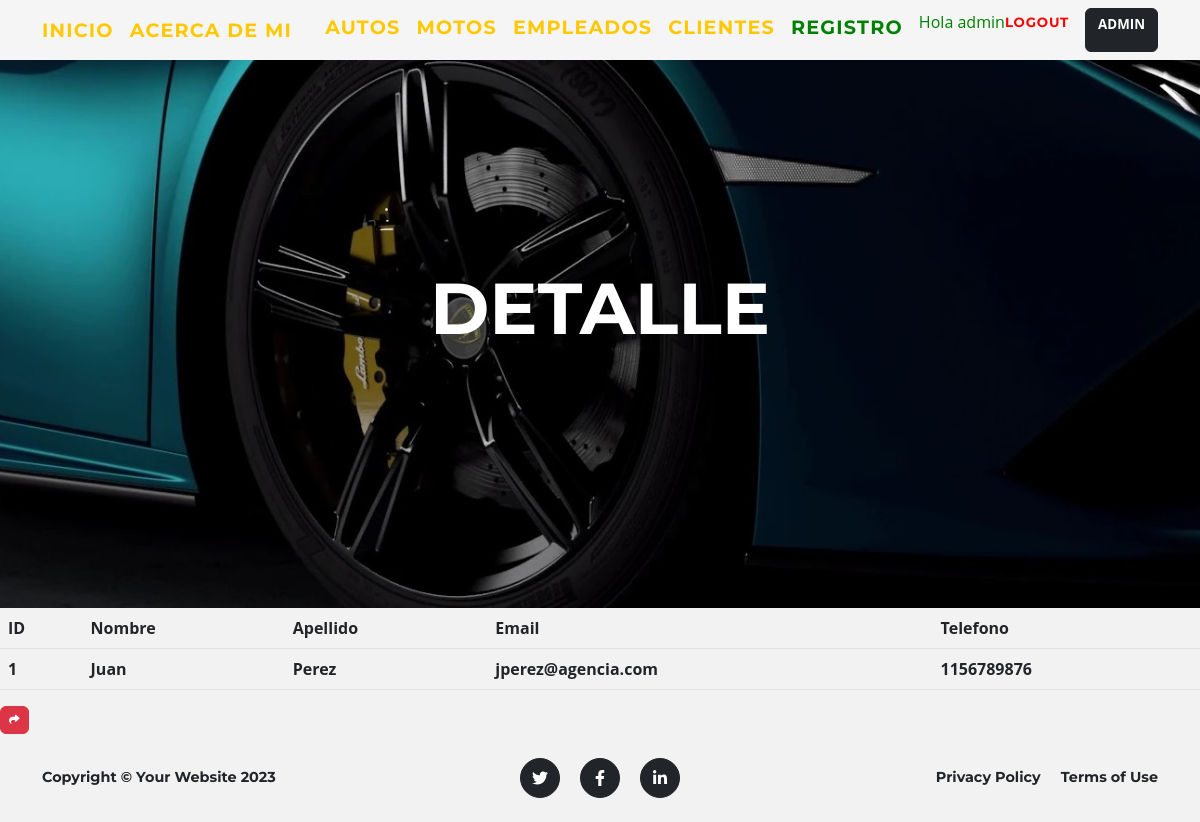
Page /aplicacion/detail_empleado/1/ (signed in) on the committed database.
### aplicacion/models.py (models this page shows, shortened)
class Empleado(models.Model):
    nombre = models.CharField(max_length=50)
    apellido = models.CharField(max_length=50)
    email = models.EmailField()
    telefono = models.IntegerField()

### aplicacion/views.py (the view)
# urls.py: path('detail_empleado/<int:pk>/', EmpleadoDetalle.as_view(), name="detail_empleado"),
class EmpleadoDetalle(LoginRequiredMixin, DetailView):
    model = Empleado
    template_name = "aplicacion/empleados_detail.html"

### aplicacion/templates/aplicacion/empleados_detail.html (shortened to what this page needs)
{% extends 'aplicacion/base.html' %}
{% load static %}
{% block cabecera %}
    <div class="container">
        <div class="masthead-heading text-uppercase">Detalle</div>
    </div>
{% endblock cabecera %}
{% block contenido %}
<table class="table">
    <thead>
        <tr>
            <th>ID</th>
            <th>Nombre</th>
            <th>Apellido</th>
            <th>Email</th>
            <th>Telefono</th>
        </tr>
    </thead>
    <tbody>
        <tr>
            <td>{{empleado.id}}</td>
            <td>{{empleado.nombre}}</td>
            <td>{{empleado.apellido}}</td>
            <td>{{empleado.email}}</td>
            <td>{{empleado.telefono}}</td>
        </tr>
    </tbody>
</table>
<a
href="{% url 'empleados' %}"
class="btn btn-danger"
style="--bs-btn-padding-y: .25rem; --bs-btn-padding-x: .5rem; --bs-btn-font-size: .75rem;"
><i class="fa fa-share fa-sm" title="List Back">Volver</i>
</a>
{% endblock contenido %}

### aplicacion/templates/aplicacion/base.html (shortened to what this page needs)
<!DOCTYPE html>
<html lang="en">
    <head>
        {% load static %}
        <link href="{% static 'aplicacion/css/styles.css' %}" rel="stylesheet" />
    </head>
    <body id="page-top">
        <nav class="navbar navbar-expand-lg navbar-dark fixed-top pt-2 pb-2" id="mainNav" style="background-color: whitesmoke;" >
            <div class="container">
                <a class="navbar-brand" style="font-size:larger;"  href="{% url 'inicio' %}">Inicio</a>
                <a class="navbar-brand" style="font-size:larger;" href="{% url 'aboutme' %}">Acerca de Mi</a>
                <div class="collapse navbar-collapse" id="navbarResponsive">
                    <ul class="navbar-nav text-lg-start ms-auto py-6 py-lg-0">
                        {% if user.is_authenticated %}
                        <a class="navbar-brand" style="font-size:larger;" href="{% url 'autos' %}">Autos</a>
                        <a class="navbar-brand" style="font-size:larger;" href="{% url 'motos' %}">Motos</a>
                        <a class="navbar-brand" style="font-size:larger;" href="{% url 'empleados' %}">Empleados</a>
                        <a class="navbar-brand" style="font-size:larger;" href="{% url 'clientes' %}">Clientes</a>
                        <a class="navbar-brand" style="font-size:larger; color: green;" href="{% url 'register' %}">Registro</a>
                        <p style="color:green"> Hola {{ user.username }}</b></p>
                        <a class="navbar-brand" style="font-size:smaller; color: red;" href="{% url 'logout' %}">Logout</a>
                        <a class="btn btn-dark" style="font-size:smaller;" href="{% url 'admin:index' %}"><b>ADMIN</a>
                        </div>
                        {% endif %}
                </div>
        </nav>
        <header class="masthead">
        {% block cabecera %}{% endblock cabecera %}
        </header>
        {% block contenido %}
        {% endblock contenido %}
        {% block footer%}
        <footer class="footer py-4">
            <div class="container">
                <div class="row align-items-center">
                    <div class="col-lg-4 text-lg-start">Copyright &copy; Your Website 2023</div>
                    <div class="col-lg-4 my-3 my-lg-0">
                        <a class="btn btn-dark btn-social mx-2" href="#!" aria-label="Twitter"><i class="fab fa-twitter"></i></a>
                        <a class="btn btn-dark btn-social mx-2" href="#!" aria-label="Facebook"><i class="fab fa-facebook-f"></i></a>
                        <a class="btn btn-dark btn-social mx-2" href="#!" aria-label="LinkedIn"><i class="fab fa-linkedin-in"></i></a>
                    </div>
                    <div class="col-lg-4 text-lg-end">
                        <a class="link-dark text-decoration-none me-3" href="#!">Privacy Policy</a>
                        <a class="link-dark text-decoration-none" href="#!">Terms of Use</a>
                    </div>
                </div>
            </div>
        </footer>
        {% endblock footer %}
    </body>
</html>

### rows in the picture
Empleado: id "1", nombre "Juan", apellido "Perez", email "jperez@agencia.com", telefono "1156789876"

### other values in the picture
{{ user.username }} "admin"
